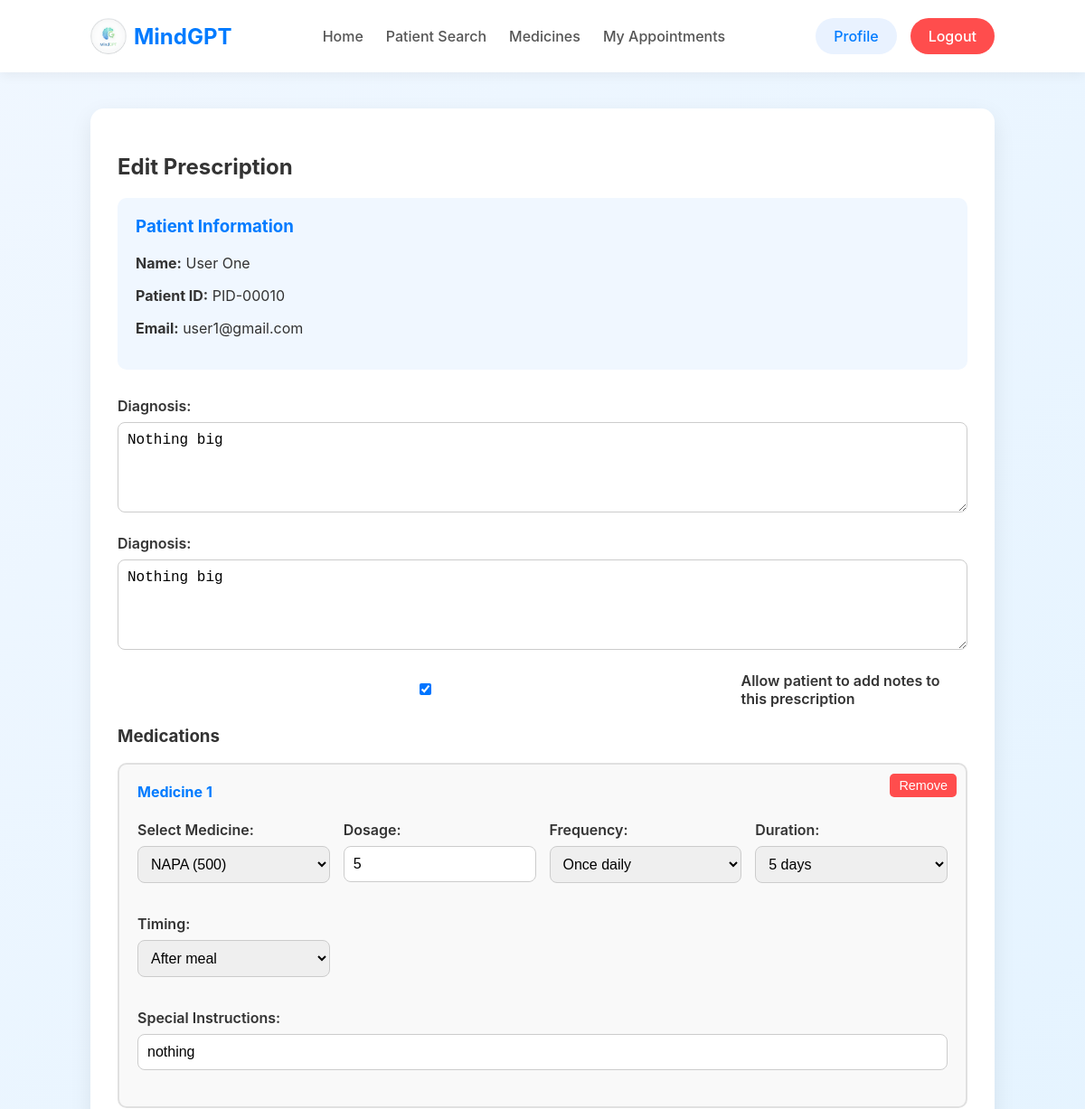
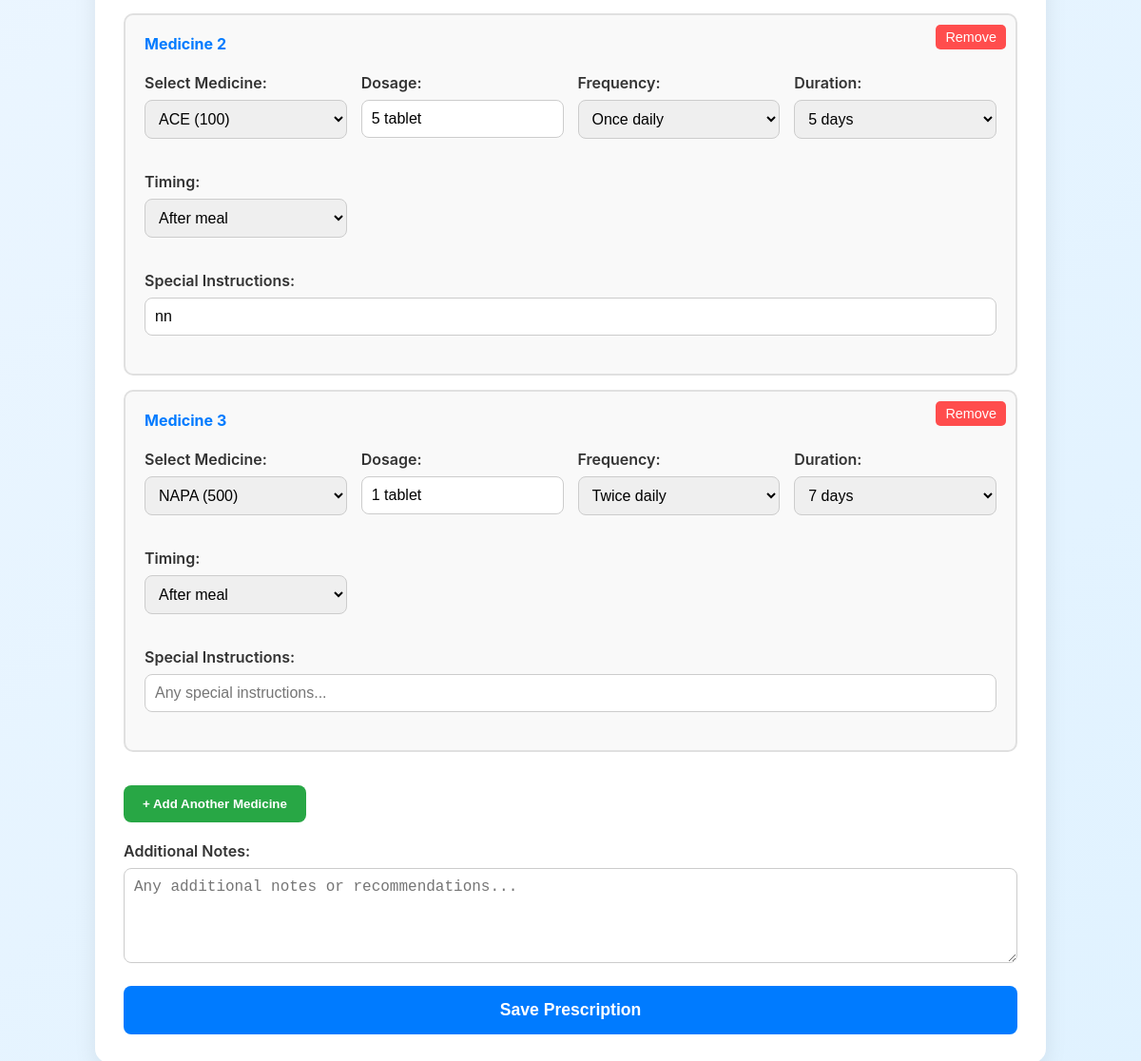
Page /prescription/create/10/ (signed in) on the committed database (2 pictures, top to bottom).
### chatbot/models.py (models this page shows, shortened)
class Prescription(models.Model):
    prescription_id = models.UUIDField(default=uuid.uuid4, editable=False, unique=True)
    patient = models.ForeignKey(User, on_delete=models.CASCADE, related_name='prescriptions_received')
    doctor = models.ForeignKey(User, on_delete=models.CASCADE, related_name='prescriptions_given')
    appointment = models.ForeignKey('Appointment', on_delete=models.SET_NULL, null=True, blank=True, related_name='prescriptions')
    diagnosis = models.TextField(blank=True, null=True)
    notes = models.TextField(blank=True, null=True)
    created_at = models.DateTimeField(auto_now_add=True)
    updated_at = models.DateTimeField(auto_now=True)
    is_editable_by_patient = models.BooleanField(default=False)  # NEW: Allow patient editing
    last_modified_by = models.ForeignKey(User, on_delete=models.SET_NULL, null=True, blank=True, related_name='prescriptions_modified')  # NEW
    class Meta:
        ordering = ['-created_at']

class PrescriptionItem(models.Model):
    prescription = models.ForeignKey(Prescription, on_delete=models.CASCADE, related_name='items')
    medicine = models.ForeignKey(Medicine, on_delete=models.CASCADE)
    dosage = models.CharField(max_length=100)
    frequency = models.CharField(max_length=50, choices=[
        ('1', 'Once daily'),
        ('2', 'Twice daily'),
        ('3', 'Three times daily'),
        ('4', 'Four times daily'),
    ], default='2')
    duration_days = models.IntegerField(choices=[
        (3, '3 days'),
        (5, '5 days'),
        (7, '7 days'),
        (10, '10 days'),
        (14, '14 days'),
        (30, '30 days'),
    ], default=7)
    timing = models.CharField(max_length=50, choices=[
        ('before_meal', 'Before meal'),
        ('after_meal', 'After meal'),
        ('with_meal', 'With meal'),
        ('empty_stomach', 'Empty stomach'),
        ('anytime', 'Anytime'),
    ], default='after_meal')
    special_instructions = models.TextField(blank=True, null=True)

class Medicine(models.Model):
    name = models.CharField(max_length=200)
    generic_name = models.CharField(max_length=200, blank=True, null=True)
    type = models.CharField(max_length=50, choices=[
        ('tablet', 'Tablet'),
        ('capsule', 'Capsule'),
        ('syrup', 'Syrup'),
        ('injection', 'Injection'),
        ('cream', 'Cream'),
        ('drops', 'Drops'),
        ('inhaler', 'Inhaler'),
    ], default='tablet')
    strength = models.CharField(max_length=50, blank=True, null=True)  # e.g., "500mg", "10ml"
    added_by = models.ForeignKey(User, on_delete=models.CASCADE, related_name='medicines_added')
    created_at = models.DateTimeField(auto_now_add=True)
    class Meta:
        ordering = ['name']

### chatbot/views.py (the view, shortened to what this page needs)
# urls.py: path('prescription/create/<int:patient_id>/', views.create_prescription_view, name='create_prescription'),
@user_passes_test(is_approved_doctor, login_url='landing_page')
def create_prescription_view(request, patient_id):
    patient = get_object_or_404(User, id=patient_id, profile__role='patient')
    medicines = Medicine.objects.all()
    prescription = Prescription.objects.filter(
        patient=patient,
        doctor=request.user
    ).first()
    context = {
        'patient': patient,
        'medicines': medicines,
        'prescription': prescription,
        'existing_items': prescription.items.all() if prescription else []
    }
    return render(request, 'chatbot/create_prescription.html', context)

### chatbot/views.py (called while the page is built)
def is_approved_doctor(user):
    try:
        return user.is_authenticated and user.profile.role == 'doctor' and user.profile.is_approved
    except Profile.DoesNotExist:
        return False

### chatbot/templates/chatbot/create_prescription.html (shortened to what this page needs)
{% load static %}
<!DOCTYPE html>
<html lang="en">
<head>
</head>
<body>
    <nav class="navbar">
        <div class="container">
            <a href="{% url 'landing_page' %}" class="logo"><img src="{% static 'images/Logo.png' %}" alt="MindGPT Logo"> MindGPT</a>
            <div class="nav-links">
                <a href="{% url 'landing_page' %}">Home</a>
                <a href="{% url 'search_patients' %}">Patient Search</a>
                <a href="{% url 'manage_medicines' %}">Medicines</a>
                <a href="{% url 'my_appointments' %}">My Appointments</a>
            </div>
            <div class="nav-auth">
                <a href="{% url 'profile_page' %}" class="btn btn-secondary">Profile</a>
                <a href="{% url 'logout_view' %}" class="btn btn-danger">Logout</a>
            </div>
        </div>
    </nav>
<main class="main-content">
    <div class="container">
        <div class="prescription-form">
            <h2>{% if prescription %}Edit Prescription{% else %}Create Prescription{% endif %}</h2>
            <div class="patient-info">
                <h3>Patient Information</h3>
                <p><strong>Name:</strong> {{ patient.get_full_name }}</p>
                <p><strong>Patient ID:</strong> PID-{{ patient.id|stringformat:"05d" }}</p>
                <p><strong>Email:</strong> {{ patient.email }}</p>
            </div>
            <form method="POST" id="prescriptionForm">
                <div class="form-group">
                    <label for="diagnosis">Diagnosis:</label>
                    <textarea name="diagnosis" id="diagnosis" placeholder="Enter patient diagnosis...">{% if prescription %}{{ prescription.diagnosis }}{% endif %}</textarea>
                </div>
                <div class="form-group">
    <label for="diagnosis">Diagnosis:</label>
    <textarea name="diagnosis" id="diagnosis" placeholder="Enter patient diagnosis...">{% if prescription %}{{ prescription.diagnosis }}{% endif %}</textarea>
</div>
<div class="form-group" style="display: flex; align-items: center; gap: 10px;">
    <input type="checkbox" name="allow_patient_edit" id="allow_patient_edit"
           {% if prescription.is_editable_by_patient %}checked{% endif %}>
    <label for="allow_patient_edit" style="margin: 0;">Allow patient to add notes to this prescription</label>
</div>
                <h3>Medications</h3>
                <div id="medicineContainer">
                    {% if existing_items %}
                        {% for item in existing_items %}
                        <div class="medicine-item">
                            <button type="button" class="remove-medicine" onclick="removeMedicine(this)">Remove</button>
                            <h4>Medicine {{ forloop.counter }}</h4>
                            <div class="medicine-grid">
                                <div class="form-group">
                                    <label>Select Medicine:</label>
                                    <select name="medicine_id[]" required>
                                        {% for med in medicines %}
                                            <option value="{{ med.id }}" {% if med.id == item.medicine.id %}selected{% endif %}>
                                                {{ med.name }} {% if med.strength %}({{ med.strength }}){% endif %}
                                            </option>
                                        {% endfor %}
                                    </select>
                                </div>
                                <div class="form-group">
                                    <label>Dosage:</label>
                                    <input type="text" name="dosage[]" placeholder="e.g., 1 tablet" value="{{ item.dosage }}" required>
                                </div>
                                <div class="form-group">
                                    <label>Frequency:</label>
                                    <select name="frequency[]" required>
                                        <option value="1" {% if item.frequency == "1" %}selected{% endif %}>Once daily</option>
                                        <option value="2" {% if item.frequency == "2" %}selected{% endif %}>Twice daily</option>
                                    </select>
                                </div>
                                <div class="form-group">
                                    <label>Duration:</label>
                                    <select name="duration[]" required>
                                        <option value="5" {% if item.duration_days == 5 %}selected{% endif %}>5 days</option>
                                        <option value="7" {% if item.duration_days == 7 %}selected{% endif %}>7 days</option>
                                    </select>
                                </div>
                                <div class="form-group">
                                    <label>Timing:</label>
                                    <select name="timing[]" required>
                                        <option value="after_meal" {% if item.timing == "after_meal" %}selected{% endif %}>After meal</option>
                                    </select>
                                </div>
                                <div class="form-group" style="grid-column: 1 / -1;">
                                    <label>Special Instructions:</label>
                                    <input type="text" name="instructions[]" placeholder="Any special instructions..." value="{{ item.special_instructions }}">
                                </div>
                            </div>
                        </div>
                        {% endfor %}
                    {% endif %}
                </div>
                <button type="button" class="add-medicine-btn" onclick="addMedicine()">+ Add Another Medicine</button>
                <div class="form-group">
                    <label for="notes">Additional Notes:</label>
                    <textarea name="notes" id="notes" placeholder="Any additional notes or recommendations...">{% if prescription %}{{ prescription.notes }}{% endif %}</textarea>
                </div>
                <button type="submit" class="submit-btn">Save Prescription</button>
            </form>
        </div>
    </div>
</main>
</body>
</html>

### chatbot/templates/chatbot/create_prescription.html (style rules this page uses)
body { font-family: -apple-system, BlinkMacSystemFont, "Segoe UI", Roboto, "Helvetica Neue", Arial, sans-serif; margin: 0; background: linear-gradient(135deg, #f0f7ff 0%, #e0f2ff 100%); color: #333; }
.container { width: 90%; max-width: 1000px; margin: 0 auto; }
.navbar { padding: 20px 0; background-color: #ffffff; position: sticky; top: 0; z-index: 1000; box-shadow: 0 4px 12px rgba(0,0,0,0.05); }
.navbar .container { display: flex; justify-content: space-between; align-items: center; }
.navbar .logo { font-size: 1.5rem; font-weight: 700; color: #007bff; display: flex; align-items: center; gap: 8px; text-decoration: none; }
.navbar .logo img { width: 40px; height: 40px; border-radius: 50%; }
.navbar .nav-links { display: flex; gap: 25px; }
.navbar .nav-links a { text-decoration: none; color: #555; font-weight: 500; }
.navbar .nav-auth { display: flex; gap: 15px; align-items: center; }
.btn { padding: 10px 20px; border-radius: 20px; text-decoration: none; font-weight: 500; border: none; cursor: pointer; white-space: nowrap; display: inline-block; }
.btn-secondary { background-color: #e9f2ff; color: #007bff; }
.btn-danger { background-color: #ff4d4d; color: white; }
.main-content { padding: 40px 0; }
.prescription-form { background: #fff; padding: 30px; border-radius: 15px; box-shadow: 0 8px 25px rgba(0,0,0,0.08); }
.patient-info { background: #f0f7ff; padding: 20px; border-radius: 10px; margin-bottom: 30px; }
.patient-info h3 { margin-top: 0; color: #007bff; }
.form-group { margin-bottom: 20px; }
.form-group label { display: block; font-weight: 600; margin-bottom: 8px; color: #333; }
.form-group input, .form-group textarea, .form-group select { width: 100%; padding: 10px; border: 1px solid #ccc; border-radius: 8px; box-sizing: border-box; font-size: 1rem; }
.form-group textarea { min-height: 100px; resize: vertical; }
.medicine-item { background: #f9f9f9; padding: 20px; border-radius: 10px; margin-bottom: 15px; border: 2px solid #e0e0e0; position: relative; }
.medicine-item h4 { margin-top: 0; color: #007bff; }
.medicine-grid { display: grid; grid-template-columns: repeat(auto-fit, minmax(200px, 1fr)); gap: 15px; }
.remove-medicine { position: absolute; top: 10px; right: 10px; background: #ff4d4d; color: white; border: none; padding: 5px 10px; border-radius: 5px; cursor: pointer; font-size: 0.9em; }
.add-medicine-btn { background: #28a745; color: white; padding: 12px 20px; border: none; border-radius: 8px; cursor: pointer; font-weight: 600; margin: 20px 0; }
.submit-btn { background: #007bff; color: white; padding: 15px 30px; border: none; border-radius: 8px; cursor: pointer; font-weight: 600; font-size: 1.1rem; width: 100%; }

### rows in the picture
Prescription: diagnosis "Nothing big", is_editable_by_patient "☑"
PrescriptionItem: medicine.name "NAPA (500)", dosage "5", frequency "Once daily", duration_days "5 days", timing "After meal", special_instructions "nothing"
PrescriptionItem: medicine.name "ACE (100)", dosage "5 tablet", frequency "Once daily", duration_days "5 days", timing "After meal", special_instructions "nn"
PrescriptionItem: medicine.name "NAPA (500)", dosage "1 tablet", frequency "Twice daily", duration_days "7 days", timing "After meal"

### other values in the picture
{{ patient.get_full_name }} "User One"
{{ patient.id|stringformat:"05d" }} "00010"
{{ patient.email }} "user1@gmail.com"
